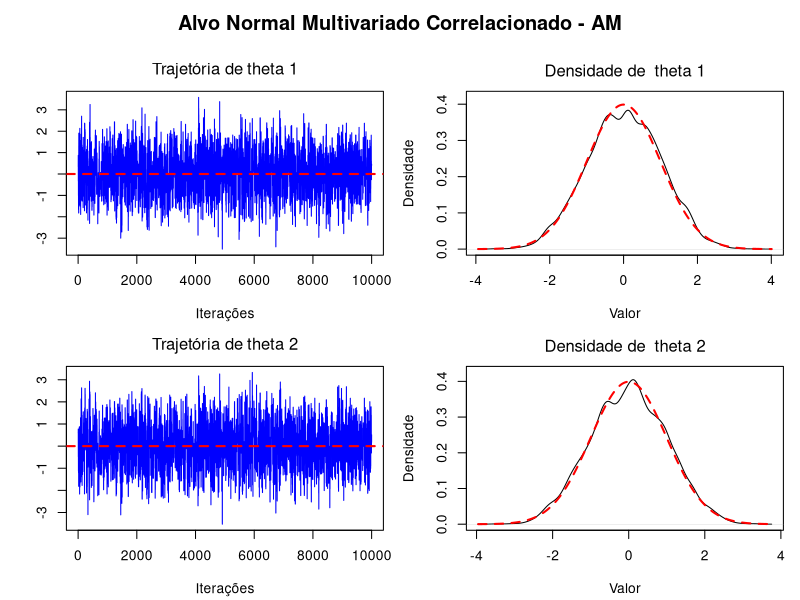
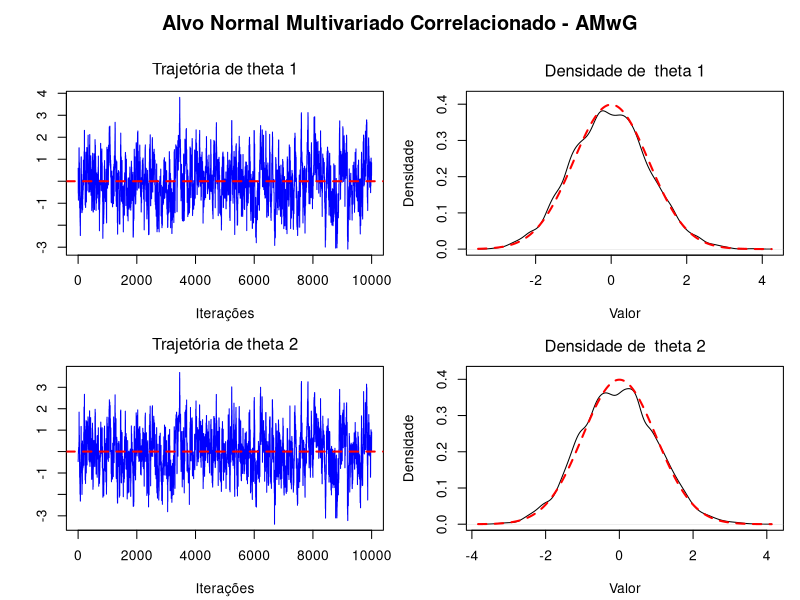
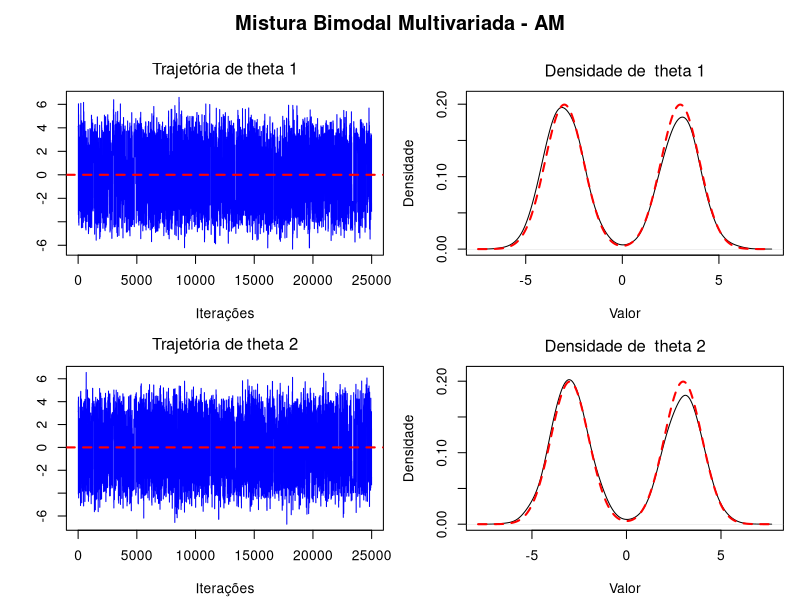
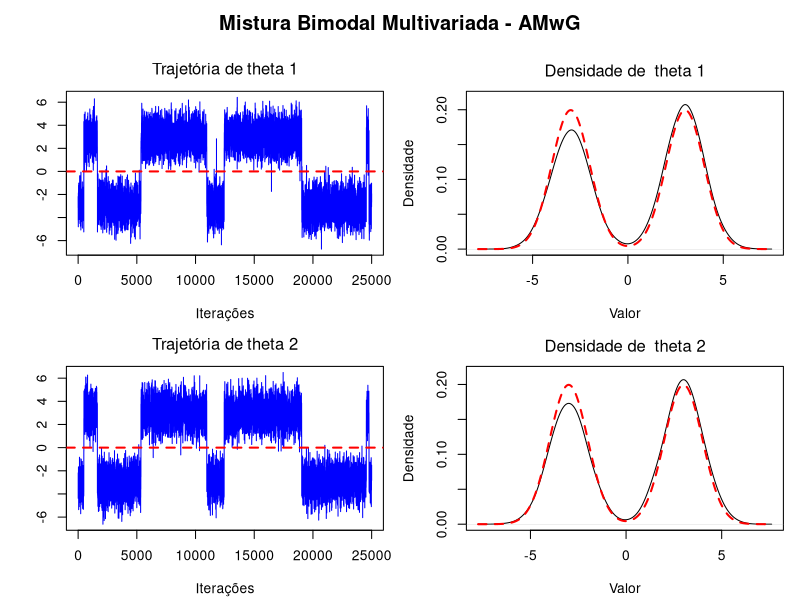
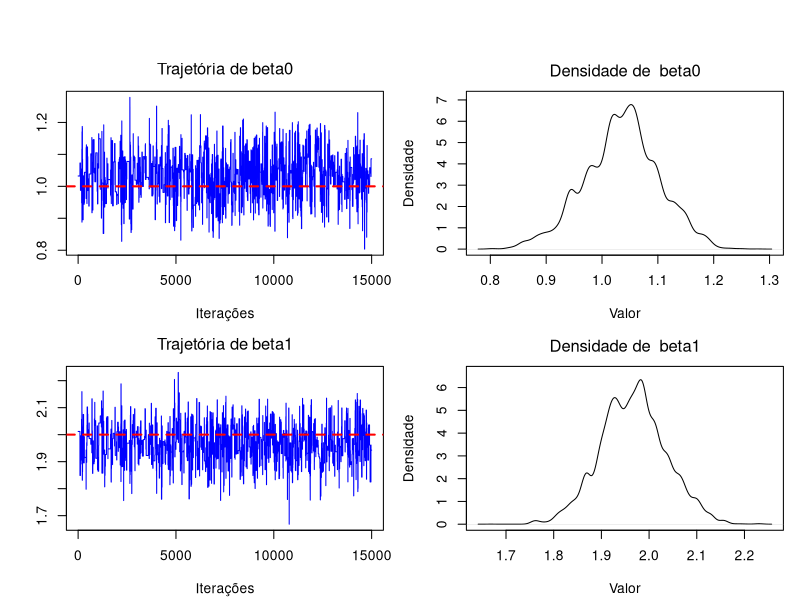
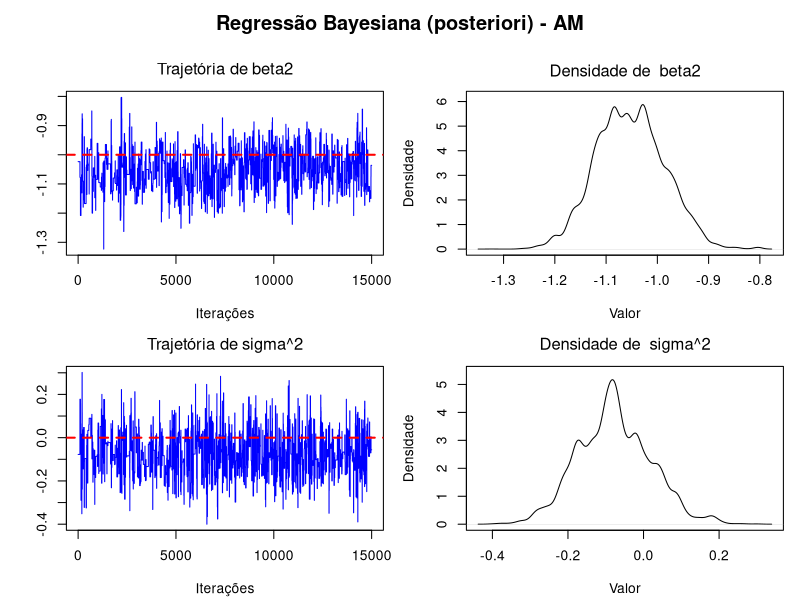
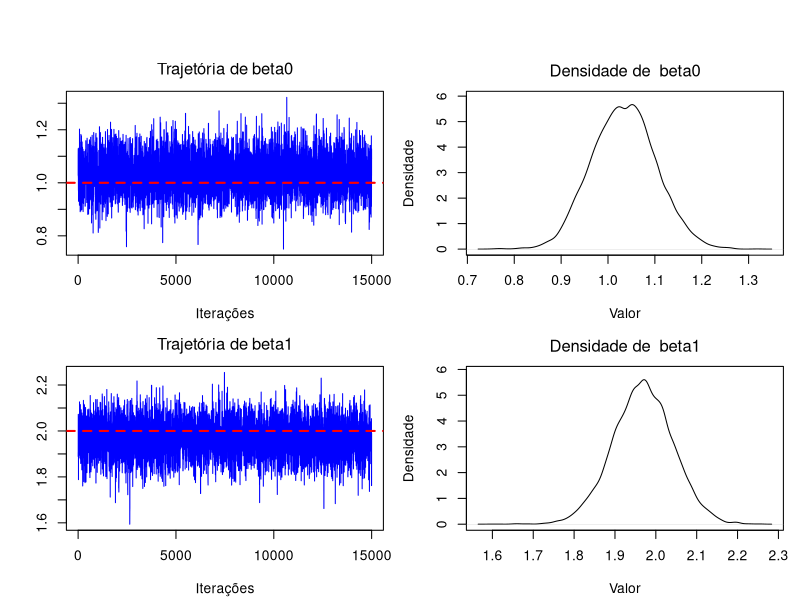
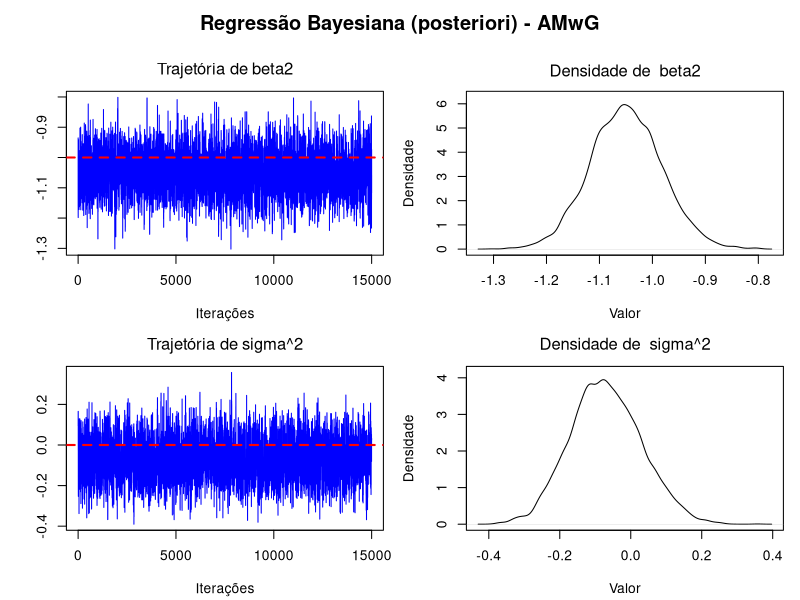

Recreate these plots in R, in order.
## ---- chunk 1
library(MASS)
library(mvtnorm)
library(coda)
library(ggplot2)
library(gridExtra)
set.seed(123)
## ---- chunk 2
metropolis_adaptativo <- function(log_funcao_alvo, ponto_inicial, cov_inicial, num_iteracoes) {
  
  # log_funcao_alvo: A função log-densidade que queremos amostrar (sua f(x)).
  # ponto_inicial: O vetor de onde a cadeia começa (X^0).
  # cov_inicial: Um "chute" inicial para a matriz de covariância (Sigma^0).
  # num_iteracoes: O número total de passos que o algoritmo vai dar (T).
  
  p <- length(ponto_inicial) # número de parâmetros
  
  # Matriz para guardar todos os resultados
  amostras <- matrix(NA, nrow = num_iteracoes + 1, ncol = p)
  amostras[1, ] <- ponto_inicial # Guarda o ponto inicial na primeira linha
  
  # Ponto atual da cadeia
  ponto_atual <- ponto_inicial
  
  # Parâmetros que serão adaptados
  media_adaptativa <- ponto_inicial
  cov_adaptativa <- cov_inicial
  
  # Fator de escala
  lambda <- (2.38^2) / p
  
  # Termo de estabilidade
  epsilon <- 1e-6 
  
  for (t in 1:num_iteracoes) {
    
    # Algoritmo MH 
    
    # Passo 1: Gerar um candidato X*
    Sigma_proposta <- lambda * cov_adaptativa + diag(p) * epsilon
    candidato <- mvrnorm(1, ponto_atual, Sigma_proposta)
    
    # Passo 2: Calcular a chance de aceitar (em log)
    log_r <- log_funcao_alvo(candidato) - log_funcao_alvo(ponto_atual)
    
    # Passo 3: Aceitar ou Rejeitar
    if (runif(1) < exp(log_r)) {
      ponto_atual <- candidato # Aceita o candidato
    }
    # Se não rejeita, o 'ponto_atual' continua o mesmo 
    
    # Guarda o ponto da iteração 
    amostras[t + 1, ] <- ponto_atual
    
    # Passo Adaptativo:
    
    # Parâmetro de adaptação (gamma)
    gamma <- 1 / t
    
    # Atualiza a média 
    media_adaptativa <- media_adaptativa + gamma * (ponto_atual - media_adaptativa)
    
    # Atualiza a covariância 
    cov_adaptativa <- cov_adaptativa + gamma * (tcrossprod(ponto_atual - media_adaptativa) - cov_adaptativa)
  }
  
  return(amostras)
}

## ---- chunk 3
metropolis_gibbs_adaptativo <- function(log_funcao_alvo, x_inicial, num_iteracoes, batch_size = 50) {
  
  # log_funcao_alvo: função que devolve o log da densidade alvo f(x)
  # x_inicial: vetor de valores iniciais (X^0)
  # num_iteracoes: número total de iterações (T)
  # batch_size: tamanho do "batch" usado na adaptação (T_b)
  
  p <- length(x_inicial)  # número de parâmetros
  amostras <- matrix(NA, nrow = num_iteracoes + 1, ncol = p)
  amostras[1, ] <- x_inicial
 
  # Inicializações
  x_atual <- x_inicial
  sigma <- rep(1, p)            # variâncias iniciais das propostas
  log_sigma <- log(sigma)       # escala logarítmica
  b <- 0                        # contador de batches
  aceitacoes_batch <- rep(0, p) # número de aceitações por parâmetro
  tentativas_batch <- rep(0, p) # número de tentativas por parâmetro
  
  for (t in 1:num_iteracoes) {
    
    # Atualiza cada parâmetro condicionalmente aos outros (Gibbs loop)
    for (j in 1:p) {
      
      # Passo 1: gerar candidato via proposta normal
      x_cand <- x_atual
      x_cand[j] <- rnorm(1, mean = x_atual[j], sd = exp(log_sigma[j]))
      
      # Passo 2: calcular razão de aceitação (em log)
      log_r <- log_funcao_alvo(x_cand) - log_funcao_alvo(x_atual)
      
      # Passo 3: regra de aceitação
      if (runif(1) < exp(log_r)) {
        x_atual[j] <- x_cand[j]
        aceitacoes_batch[j] <- aceitacoes_batch[j] + 1
      }
      # Conta a tentativa
      tentativas_batch[j] <- tentativas_batch[j] + 1
    }
    
    # Guarda a amostra atual
    amostras[t + 1, ] <- x_atual
    
    # Passo 4: Adaptação em tempos pré-definidos (batches)
    if (t %% batch_size == 0 && t > 0) { # Adicionado t > 0 para evitar b=0
      b <- b + 1
      
      # Taxa de aceitação por parâmetro no batch anterior
      taxa_aceitacao <- aceitacoes_batch / tentativas_batch
      taxa_aceitacao[is.nan(taxa_aceitacao)] <- 0 # Evita NaN
      
      # O delta deve diminuir com o tempo. Usamos 'b' (contador de batch)
      delta <- min(0.01, 1 / sqrt(b))
      
      # Regra adaptativa 
      for (j in 1:p) {
        if (taxa_aceitacao[j] > 0.44) {
          log_sigma[j] <- log_sigma[j] + delta
        } else {
          log_sigma[j] <- log_sigma[j] - delta
        }
      }
      
      # Reinicia contadores para o próximo batch
      aceitacoes_batch <- rep(0, p)
      tentativas_batch <- rep(0, p)
    }
  }
  
  return(list(amostras = amostras, log_sigma = log_sigma))
}

## ---- chunk 4
gera_tabela_comparativa <- function(res_am, res_amwg, valor_real) {
  library(dplyr)
  
  # Extrair amostras pós-burn-in
  extrai_metricas <- function(amostras, metodo, valor_real) {
    burnin <- floor(nrow(amostras) / 2)
    amostras_pos <- amostras[(burnin + 1):nrow(amostras), , drop = FALSE]
    medias <- colMeans(amostras_pos)
    vies <- medias - valor_real
    rmse <- sqrt(colMeans((t(t(amostras_pos) - valor_real))^2))
    ess <- effectiveSize(as.mcmc(amostras_pos))
    
    data.frame(
      Método = metodo,
      Parâmetro = paste0("θ", 1:length(medias)),
      Valor_Verdadeiro = valor_real,
      Média = round(medias, 4),
      Viés = round(vies, 4),
      RMSE = round(rmse, 4),
      ESS = round(ess, 2)
    )
  }
  
  tab_am <- extrai_metricas(res_am$amostras, "AM", valor_real)
  tab_amwg <- extrai_metricas(res_amwg$amostras, "AMwG", valor_real)
  
  # Calcular taxa de aceitação global
  taxa_aceitacao <- function(amostras) {
    dif <- apply(amostras, 2, function(x) mean(diff(x) != 0))
    mean(dif)
  }
  
  tab_am$Taxa_Aceitação <- round(taxa_aceitacao(res_am$amostras), 3)
  tab_amwg$Taxa_Aceitação <- round(taxa_aceitacao(res_amwg$amostras), 3)
  
  # Combina as tabelas
  tabela_final <- bind_rows(tab_am, tab_amwg)
  return(tabela_final)
}

gera_graficos_comparativos <- function(res_am, res_amwg, valor_real, Sigma, 
                                       burnin_frac = 0.5, titulo_base = "Comparação AM vs AMwG",
                                       nome_cenario = NULL) {
  # res_am, res_amwg: listas com elemento $amostras (matrix)
  # valor_real: vetor de valores verdadeiros (length p)
  # Sigma: matriz de covariância alvo
  # nome_cenario: string ("Cenário 1", "Cenário 2" ou "Cenário 3")
  
  require(mvtnorm)
  
  # nomes automáticos dos parâmetros
      if (!is.null(nome_cenario) && grepl("3", nome_cenario, ignore.case = TRUE)) {
        nomes_param <- c("beta0", "beta1", "beta2", "sigma^2")
      } else {
        nomes_param <- paste("theta", 1:p)
      }
  
  # --- FUNÇÃO AUXILIAR PARA PLOT ---
  plot_por_metodo <- function(amostras, metodo_nome) {
    burnin <- floor(nrow(amostras) * burnin_frac)
    pos <- amostras[(burnin + 1):nrow(amostras), , drop = FALSE]
    p <- ncol(pos)
    
    op <- par(no.readonly = TRUE)
    on.exit(par(op), add = TRUE)
    par(mfrow = c(2, 2), mar = c(4.2, 4, 2.5, 1), oma = c(0, 0, 3, 0))
    
    for (j in 1:p) {
      # --- 1️⃣ TRAJETÓRIA ---
      plot(
        pos[, j],
        type = "l",
        main = bquote("Trajetória de" ~ .(nomes_param[j])),
        xlab = "Iterações",
        ylab = "",
        col = "blue"
      )
      abline(h = valor_real[j], col = "red", lty = 2, lwd = 2)
      
      # --- 2️⃣ DENSIDADE ESTIMADA ---
      dens_est <- density(pos[, j])
      x_vals <- seq(min(dens_est$x), max(dens_est$x), length.out = 400)
      
      # --- 3️⃣ DENSIDADE TEÓRICA DEPENDENTE DO CENÁRIO ---
      if (is.null(nome_cenario) || grepl("1", nome_cenario, ignore.case = TRUE)) {
        # Cenário 1: Normal padrão
        dens_teorica <- dnorm(x_vals, mean = valor_real[j], sd = sqrt(Sigma[j, j]))
        dens_label <- "N(0,1)"
        
      } else if (grepl("2", nome_cenario, ignore.case = TRUE)) {
        # Cenário 2: Mistura bimodal
        dens_teorica <- 0.5 * dnorm(x_vals, mean = -3, sd = 1) +
                        0.5 * dnorm(x_vals, mean =  3, sd = 1)
        dens_label <- "0.5N(-3,1)+0.5N(3,1)"
        
      } else if (grepl("3", nome_cenario, ignore.case = TRUE)) {
        # Cenário 3: Regressão — sem densidade teórica fechada
        dens_teorica <- NULL
        dens_label <- NULL
      } else {
        dens_teorica <- NULL
        dens_label <- NULL
      }
      
      # --- 4️⃣ PLOTAGEM ---
      ylim_max <- max(dens_est$y, if (!is.null(dens_teorica)) max(dens_teorica) else 0)
      plot(
        dens_est,
        main = bquote("Densidade de " ~ .(nomes_param[j])),
        xlab = "Valor",
        ylab = "Densidade",
        ylim = c(0, ylim_max * 1.05)
    )
      
      if (!is.null(dens_teorica)) {
        lines(x_vals, dens_teorica, col = "red", lwd = 2, lty = 2)
      }
  }
    
    mtext(paste(titulo_base, "-", metodo_nome),
          outer = TRUE, line = 1, cex = 1.2, font = 2)
  }
  
  # --- Executa para AM ---
  plot_por_metodo(res_am$amostras, "AM")
  if (interactive()) readline(prompt = "Pressione [enter] para ver os gráficos do AMwG...")
  
  # --- Executa para AMwG ---
  plot_por_metodo(res_amwg$amostras, "AMwG")
}
## ---- chunk 5
# Dimensão e parâmetros verdadeiros (p = 2)
p <- 2
valor_real <- rep(0, p)

# Matriz de covariância com correlação 0.9^{|i-j|}
rho <- 0.9
Sigma <- outer(1:p, 1:p, function(i, j) rho^abs(i - j))

# Função log-alvo: densidade normal multivariada
log_alvo <- function(theta) {
  dmvnorm(theta, mean = valor_real, sigma = Sigma, log = TRUE)
}

# Condições iniciais e número de iterações
x0 <- rep(2, p)
num_iter <- 20000
cov_inicial <- diag(p) * 0.01
## ---- chunk 6
# --- Rodar AM (Adaptive Metropolis) ---
res_am <- list(
  amostras = metropolis_adaptativo(
    log_funcao_alvo = log_alvo,
    ponto_inicial = x0,
    cov_inicial = cov_inicial,
    num_iteracoes = num_iter
  )
)

# --- Rodar AMwG (Adaptive Metropolis within Gibbs) ---
res_amwg <- metropolis_gibbs_adaptativo(
  log_funcao_alvo = log_alvo,
  x_inicial = x0,
  num_iteracoes = num_iter,
  batch_size = 50
)

# --- Tabela comparativa ---
tabela_comp <- gera_tabela_comparativa(res_am, res_amwg, valor_real)
print(tabela_comp)

# --- Gráficos comparativos (um grid 2x2 por método, estilo similar ao da imagem, com linhas teóricas) ---
gera_graficos_comparativos(res_am, res_amwg, valor_real, Sigma, burnin_frac = 0.5,
  titulo_base = "Alvo Normal Multivariado Correlacionado", nome_cenario = "Cenário 1")
## ---- chunk 7
p <- 2
x0 <- c(2, 2)
num_iter <- 50000
cov_inicial <- diag(p) * 0.01

log_alvo_mistura <- function(x) {
  mu1 <- c(-3, -3)
  mu2 <- c(3, 3)
  sigma <- diag(2)
  logdens <- log(0.5 * dmvnorm(x, mean = mu1, sigma = sigma) +
                   0.5 * dmvnorm(x, mean = mu2, sigma = sigma))
  return(logdens)
}

res_am <- list(amostras = metropolis_adaptativo(log_alvo_mistura, x0, cov_inicial, num_iter))
res_amwg <- metropolis_gibbs_adaptativo(log_alvo_mistura, x0, num_iter, batch_size = 50)

####################### vale colocar no slide?
conta_trocas_modos <- function(amostras) {
  mu1 <- c(-3, -3)
  mu2 <- c(3, 3)
  d1 <- apply(amostras, 1, function(x) dmvnorm(x, mean = mu1, sigma = diag(2)))
  d2 <- apply(amostras, 1, function(x) dmvnorm(x, mean = mu2, sigma = diag(2)))
  modos <- ifelse(d1 > d2, 1, 2)
  trocas <- sum(diff(modos) != 0)
  prop1 <- mean(modos == 1)
  prop2 <- mean(modos == 2)
  c(n_trocas = trocas, prop_modo1 = prop1, prop_modo2 = prop2)
}

diag_am <- conta_trocas_modos(res_am$amostras[(floor(nrow(res_am$amostras)/2)+1):nrow(res_am$amostras), ])
diag_amwg <- conta_trocas_modos(res_amwg$amostras[(floor(nrow(res_amwg$amostras)/2)+1):nrow(res_amwg$amostras), ])
print(diag_am)
print(diag_amwg)
######################

# Use suas funções de resumo (para mistura, passe valor_real = c(NA, NA) ou c(0,0) apenas para compatibilidade)
tabela_comp_mistura <- gera_tabela_comparativa(res_am, res_amwg, valor_real = c(0,0))
print(tabela_comp_mistura)
gera_graficos_comparativos(res_am, res_amwg, valor_real = c(0,0), Sigma = diag(2), burnin_frac = 0.5,
                           titulo_base = "Mistura Bimodal Multivariada", nome_cenario = "Cenário 2")
## ---- chunk 8
simula_dados_reg <- function(n = 200, beta = c(1, 2, -1), sigma = 1, seed = 123) {
  set.seed(seed)
  p <- length(beta)
  X <- cbind(1, matrix(rnorm(n * (p - 1)), n, p - 1))  # Inclui intercepto
  y <- X %*% beta + rnorm(n, 0, sigma)
  list(X = X, y = y, beta = beta, sigma = sigma)
}

log_posteriori_reg <- function(params, X, y) {
  beta <- params[1:3]
  sigma2 <- exp(params[4])  # trabalhamos com log(sigma^2)

  # Log-verossimilhança
  mu <- X %*% beta
  log_veross <- sum(dnorm(y, mu, sqrt(sigma2), log = TRUE))

  # Priors:
  # beta ~ N(0, 100I)
  log_priori_beta <- sum(dnorm(beta, 0, 10, log = TRUE))

  # sigma^2 ~ InvGamma(1,1)
  log_priori_sigma <- -2 * log(sigma2) - 1 / sigma2

  return(log_veross + log_priori_beta + log_priori_sigma)
}


dados <- simula_dados_reg(n = 200, beta = c(1,2,-1), sigma = 1, seed = 123)
X <- dados$X
y <- dados$y
p_beta <- ncol(X)
x0_reg <- c(rep(0, p_beta), log(1))
num_iter <- 30000
res_am_reg <- list(amostras = metropolis_adaptativo(
  log_funcao_alvo = function(th) log_posteriori_reg(th, X, y),
  ponto_inicial = x0_reg,
  cov_inicial = diag(length(x0_reg)) * 0.01,
  num_iteracoes = num_iter
))
res_amwg_reg <- metropolis_gibbs_adaptativo(
  log_funcao_alvo = function(th) log_posteriori_reg(th, X, y),
  x_inicial = x0_reg,
  num_iteracoes = num_iter,
  batch_size = 50
)
valor_real_reg <- c(dados$beta, log(dados$sigma^2))
tabela_reg <- gera_tabela_comparativa(res_am_reg, res_amwg_reg, valor_real_reg)
print(tabela_reg)
gera_graficos_comparativos(res_am_reg, res_amwg_reg, valor_real_reg, Sigma =
                             diag(length(valor_real_reg)), burnin_frac = 0.5,
                           titulo_base = "Regressão Bayesiana (posteriori)",
                           nome_cenario = "Cenário 3")
